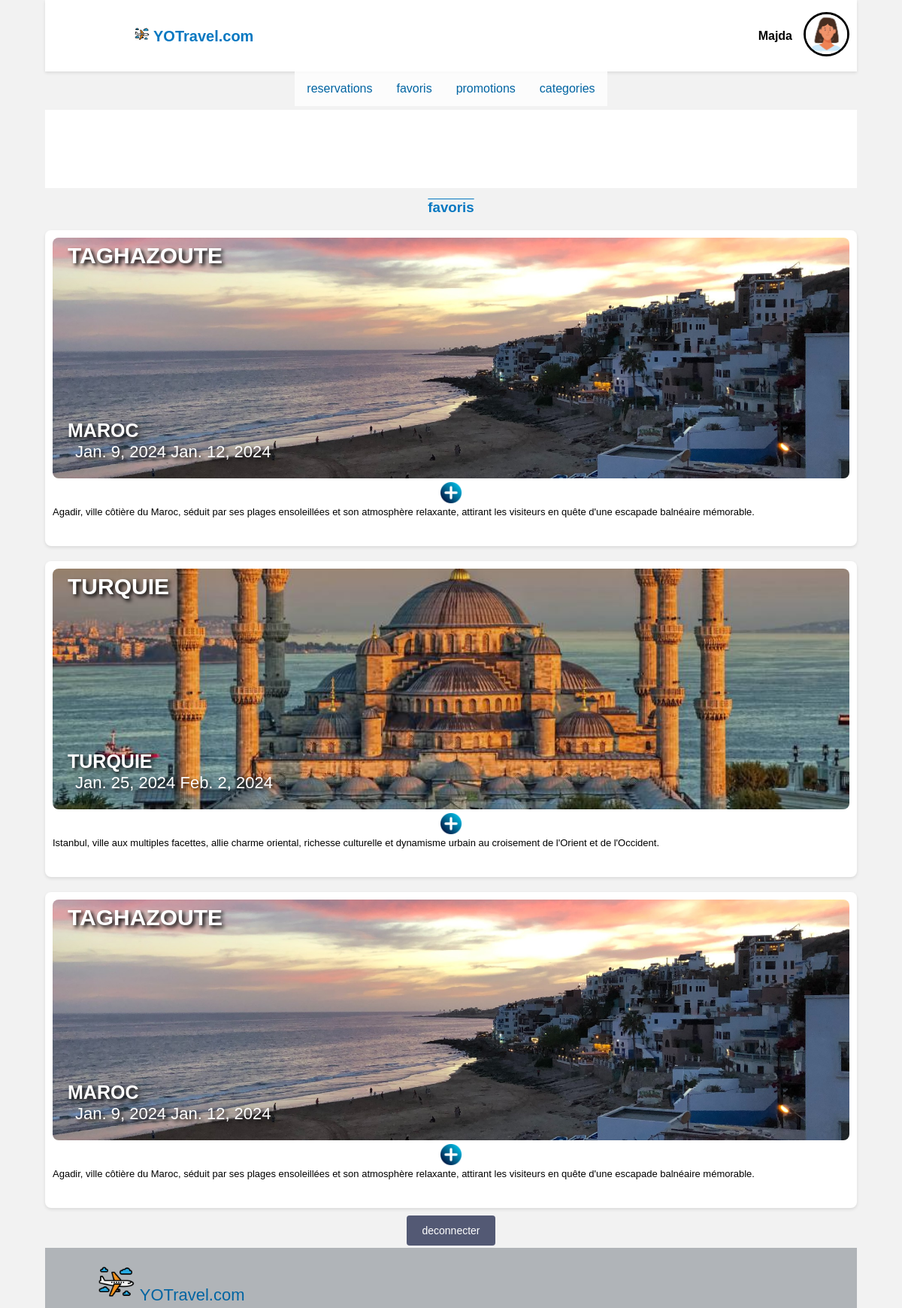
Page /favoris/ (signed in) on the committed database.
### vacance/models.py (models this page shows, shortened)
class User(AbstractUser):
    numero_de_telephone = models.CharField(max_length=15, null=True, blank=True)
    pays = models.CharField(max_length=100, null=True, blank=True)
    ville = models.CharField(max_length=100, null=True, blank=True)
    image_de_profil = models.ImageField(upload_to='images/profiles/', null=True, blank=True)
    statut = models.CharField(max_length=50)
    date_Nai = models.DateField(null=True, blank=True)

class Voyage(models.Model):
	categories=[
		("H","HAJJ"),
		("O","OMRA"),
		("A","ASIE"),
		("T","TURQUIE"),
		("M","MAROC"),
	]
	categorie = models.CharField(max_length=1, choices=categories)
	titre = models.CharField(max_length=30)
	pays = models.CharField(max_length=30)
	ville = models.CharField(max_length=30)
	date_debut=models.DateField(null=True, blank=True)
	date_fin=models.DateField(null=True, blank=True)
	prix=models.FloatField()
	description=models.TextField()
	image_de_voyage = models.ImageField(upload_to='static/images/voyages/', null=True, blank=True)

### vacance/views.py (the view)
# urls.py: path('favoris/', views.favoris, name='favoris'),
def favoris(request):
    promos = Promotion.objects.all()
    categories = Voyage.categories
    favoriss = Favoris.objects.filter(id_User=request.user.id)
    voyages=[]
    for f in favoriss:
        voyage = get_object_or_404(Voyage, id=f.id_Voyage.id)
        voyages.append(voyage)
        print('tettt')
    cats = [nom[1] for  nom in categories]
    context = {'voyages': voyages, 'promos': promos, 'cats': cats}
    return render(request, 'vacance/user/favoris.html', context)

### vacance/models.py (called while the page is built)
	def __str__(self):
		return self.titre

### vacance/template/vacance/user/favoris.html (shortened to what this page needs)
{% load static %}
   <!DOCTYPE html>
   <html lang="en">
   <head>
     <link rel="stylesheet" href="{% static 'css/details.css' %}">
   </head>
   <body>
     <div class="header">
       <div class="logo" >
         <a href="{% url 'voyage' %}">
         <img id='ico'  src="{% static 'images/avion.png' %}"></a>
         YOTravel.com
     </div>
         <h4 id="nom">{{ user.first_name }}</h4><a href="{% url 'profile' %}">
         <img id="imgprof" src="{{ user.image_de_profil.url }}" alt="{{ user.first_name }}"></a>
     </div>
        <div class="Nav">
         <ul>
           <li class="dropdown">
               <a href="{% url 'reservations' %}" class="dropbtn">reservations</a>
             </li>        <li class="dropdown">
               <a href="{% url 'favoris' %}" class="dropbtn">favoris</a>
             </li>
           <li class="dropdown">
             <a href="javascript:void(0)" class="dropbtn">promotions</a>
           </li>
           <li class="dropdown">
             <a href="javascript:void(0)" class="dropbtn">categories</a>
           </li>
         </ul>
       </div>
        <div class="scrolling-container">
         <div class="scrolling-content">
         </div>
       </div>
    <H3 id="tit">favoris </H3>
        {% for voyage in voyages%}
       <div class="main-container">
           <div class="travel-section">
               <div class="destination-card"><a href="{% url 'detail' voyage.id%}">
                   <img src="{{ voyage.image_de_voyage.url }}" name='image' title="image_de_voyage"  alt="image_de_voyage"></a>
                   <div id="icones">
                    <a href="{% url 'detail' voyage.id %}">
                     <img id='fav'  src="{% static 'images/ajouter.png' %}" title="details"  alt="ajouter au favoris"></a>
                   </div>
                 <div class="details">
                   <h3 class="titre">{{ voyage.titre }}</h3>
                   <h4 class="price">{{ voyage.get_categorie_display }}</h4>
                   <p class="date">{{ voyage.date_debut }}  {{ voyage.date_fin }} </p>
                   <p class="description">{{ voyage.description }} </p>
               </div>
               </div>
         </div>{% endfor%}
          <a href="{% url 'deconnexion' %}"><button id="dec" >deconnecter</button> </a>
         <div class="footer">
           <div class="foot" >
               <a href="{% url 'voyage' %}">
               <img id='icof'  src="{% static 'images/avion.png' %}"></a>
               YOTravel.com
           </div>
         </div>
     </body>
     </html>

### static/css/details.css (style rules this page uses)
body { font-family: 'Arial', sans-serif; background-color: #f2f2f2; margin: 0; display: flex; flex-direction: column; align-items: center; justify-content: center; width: 90%; margin-left: 5%; }
.header { display: flex; justify-content: space-between; align-items: center; width: 100%; padding-top: 16px; padding-bottom: 16px; background-color: #fff; box-shadow: 0 2px 4px rgba(0, 0, 0, 0.1); }
.logo { font-size: 20px; font-weight: bold; color: #0678C1; margin-left: 11%; }
.login-button, .signup-button ,button { background-color: #0678C1; color: #fff; border: none; padding: 12px 20px; cursor: pointer; font-size: 14px; margin-left: 16px; margin-right: 16px; border-radius: 4px; }
a { color: inherit; text-decoration: none; }
.main-container { flex: 1; display: flex; justify-content: center; align-items: center; flex-wrap: wrap; }
.travel-section { display: flex; justify-content: space-around; background-color: #fff; border-radius: 8px; overflow: hidden; box-shadow: 0 2px 4px rgba(0, 0, 0, 0.1); text-align: center; padding: 10px; margin-top: 10px; margin-bottom: 10px; width: 100%; height: 400px; }
.destination-card { width: 100%; }
#ico { max-height: 20px; }
.destination-card img { width: 100%; height: 80%; min-height: 79%; object-fit: cover; border-radius: 8px; }
.titre { position: absolute; margin-top: -350px; font-size:30px; margin-left: 20px; display:flex; text-shadow: 3px 3px 5px rgb(0, 0, 0); color:#ffffff; }
.price { position: absolute; font-size: 25px; color: #ffffff; display:table-column; margin-top: -115px; text-shadow: 3px 3px 5px rgb(0, 0, 0); margin-left: 20px; }
.date { position: absolute; font-size: 22px; color: #ffffff; display: flex; margin-top: -85px; text-shadow: 3px 3px 5px rgb(0, 0, 0); margin-left: 30px; }
.description { margin-top: -1px; text-align: left; font-size: small; }
.scrolling-container { width: 100%; overflow: hidden; background-color: #ffffff; margin-bottom: 5px; }
.scrolling-content { white-space: nowrap; display: inline-block; animation: scrollAnimation 25s linear infinite; }
.scrolling-content::before, .scrolling-content::after { content: attr(data-content); white-space: nowrap; display: inline-block; animation: inherit; }
.scrolling-content::before { margin-right: -100%; }
#tit { text-align:center; padding: 0%; margin-top:10px ; margin-bottom:-9px ; height: 40px; width: 95%; color:#0678C1; text-decoration:overline; }
#imgprof { border-radius: 100%; height:53px; width: 55px; border:solid #000000; margin-right:10px; margin-left:10px; }
#nom { margin-left: auto ; padding-left: 15px; padding-right: 5px; }
.footer { position: flex ; bottom: 0; left: 0; height: 80px; width: 100%; margin-bottom: auto; background-color: #34404b59; color: white; align-items: center; }
.foot { margin-top: 20px; margin-left: 70px; color:#0064a2; font-size: 22px; }
#icof { width: 50px; height: 50px; }

### vacance/template/vacance/user/favoris.html (style rules this page uses)
#dec { background-color: rgba(49, 56, 89, 0.825); margin-bottom: 3px; }
ul { list-style-type: none; margin: 0; padding: 0; overflow: hidden; color:#0064a2; background-color: #ffffffcf; }
li { float: left; }
li a, .dropbtn { display: inline-block; color: solid #0064a2; text-align: center; padding: 14px 16px; text-decoration: solid; }
li.dropdown { display: inline-block; }
.Nav { margin-top: 0px; margin-bottom: 5px; }
#ach,#fav { height: 30px; width: 30px; }

### rows in the picture
User: first_name "Majda", image_de_profil (picture)
Voyage: image_de_voyage (picture), titre "TAGHAZOUTE", categorie "MAROC", date_debut "Jan. 9, 2024", date_fin "Jan. 12, 2024", description "Agadir, ville côtière du Maroc, séduit par ses plages ensoleillées et son atmosphère relaxante, attirant les visiteurs en quête d'une escapade balnéaire mémorable."
Voyage: image_de_voyage (picture), titre "TURQUIE", categorie "TURQUIE", date_debut "Jan. 25, 2024", date_fin "Feb. 2, 2024", description "Istanbul, ville aux multiples facettes, allie charme oriental, richesse culturelle et dynamisme urbain au croisement de l'Orient et de l'Occident."
